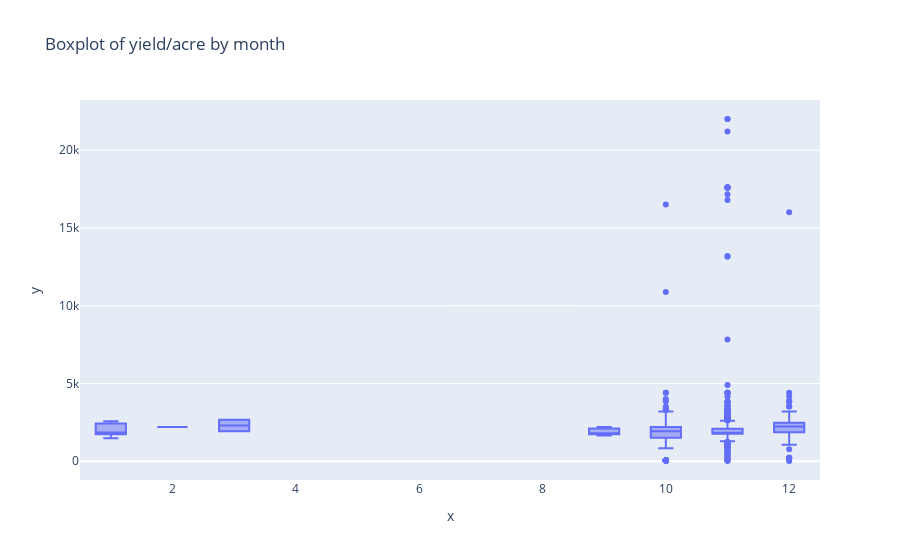

Notebook source saved alongside this figure:
### Code cell
display(Harv_date.dt.month.value_counts())

px.box(x=Harv_date.dt.month, y=yield_by_acre, title='Boxplot of yield/acre by month')

### Figure 1 — Plotly figure (JSON) as saved in the notebook; plotly's stock layout.template omitted (floating-point values rounded to 4 significant figures; data arrays with more than 128 entries replaced by an {"elided": "..."} marker saying what was removed)
{"data": [{"alignmentgroup": "True", "hovertemplate": "x=%{x}<br>y=%{y}<extra></extra>", "legendgroup": "", "marker": {"color": "#636efa"}, "name": "", "notched": false, "offsetgroup": "", "orientation": "v", "showlegend": false, "type": "box", "x": {"elided": "3870 int values"}, "x0": " ", "xaxis": "x", "y": {"elided": "3870 float values"}, "y0": " ", "yaxis": "y"}], "layout": {"boxmode": "group", "legend": {"tracegroupgap": 0}, "title": {"text": "Boxplot of yield/acre by month"}, "xaxis": {"anchor": "y", "domain": [0, 1], "title": {"text": "x"}}, "yaxis": {"anchor": "x", "domain": [0, 1], "title": {"text": "y"}}}}
